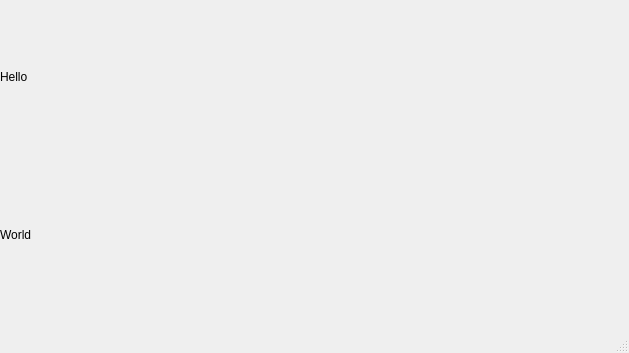
<?xml version="1.0" encoding="UTF-8"?>
<ui version="4.0">
 <class>MainWindow</class>
 <widget class="QMainWindow" name="MainWindow">
  <property name="geometry">
   <rect>
    <x>0</x>
    <y>0</y>
    <width>629</width>
    <height>353</height>
   </rect>
  </property>
  <property name="windowTitle">
   <string>MainWindow</string>
  </property>
  <widget class="QWidget" name="centralwidget">
   <widget class="QWidget" name="gridLayoutWidget">
    <property name="geometry">
     <rect>
      <x>0</x>
      <y>0</y>
      <width>631</width>
      <height>311</height>
     </rect>
    </property>
    <layout class="QGridLayout" name="gridLayout">
     <item row="0" column="1">
      <layout class="QVBoxLayout" name="verticalLayout">
       <item>
        <widget class="QLabel" name="label_2">
         <property name="text">
          <string>Hello</string>
         </property>
        </widget>
       </item>
      </layout>
     </item>
     <item row="1" column="1">
      <layout class="QVBoxLayout" name="verticalLayout_3">
       <item>
        <widget class="QLabel" name="label">
         <property name="text">
          <string>World</string>
         </property>
        </widget>
       </item>
      </layout>
     </item>
    </layout>
   </widget>
  </widget>
  <widget class="QMenuBar" name="menubar">
   <property name="geometry">
    <rect>
     <x>0</x>
     <y>0</y>
     <width>629</width>
     <height>22</height>
    </rect>
   </property>
  </widget>
  <widget class="QStatusBar" name="statusbar"/>
 </widget>
 <resources/>
 <connections/>
</ui>
